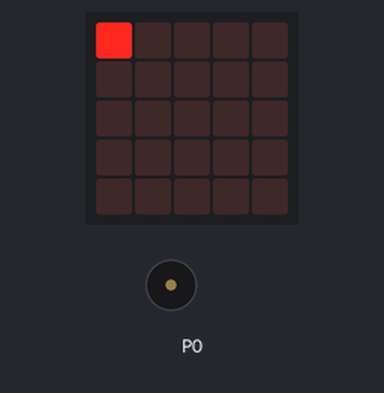
This program was run on a simulated BBC micro:bit (MakeCode). Shown: the board's 5×5 LED display, buzzer (waves = sounding).

Above: at 0.16 s.
At 11.7 s:
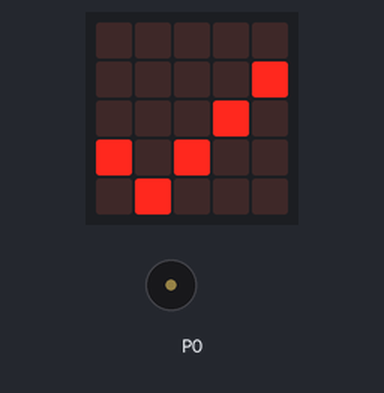
At 25.57 s:
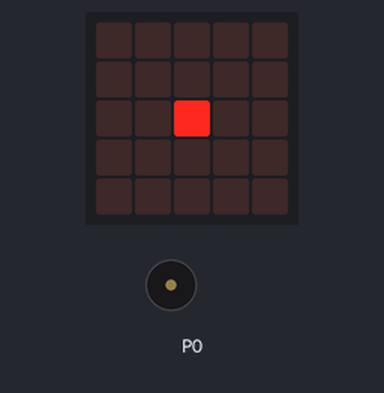
At 39.62 s:
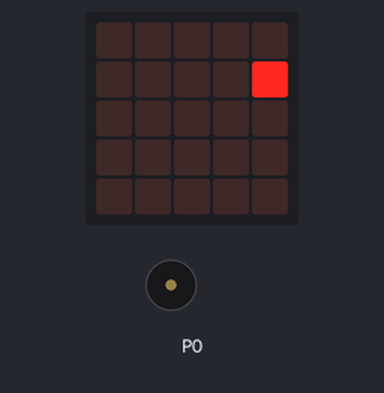
Timing chart, 0 to 40.0 s (numbered marks = the images above):
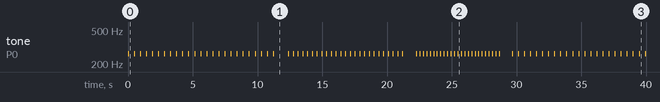

The program:

main.ts
```typescript
let velocidad = 0
basic.forever(function () {
    velocidad = 200
    for (let index = 0; index < 3; index++) {
        for (let columna = 0; columna <= 4; columna++) {
            for (let fila = 0; fila <= 4; fila++) {
                music.playTone(262, music.beat(BeatFraction.Eighth))
                led.plot(columna, fila)
                basic.pause(velocidad)
                led.unplot(columna, fila)
                basic.pause(velocidad)
            }
        }
        basic.showIcon(IconNames.Yes)
        basic.pause(100)
        basic.clearScreen()
        velocidad += -50
    }
})
```

test.ts
```typescript
// aquí va el archivo "tests"; esto no se compilará cuando este paquete se utilice como una extensión.
```

Measured:
- by itself, tone on P0: plays 262 Hz for 0.06 s, 262 Hz for 0.06 s, 262 Hz for 0.06 s, 262 Hz for 0.06 s, 262 Hz for 0.06 s, 262 Hz for 0.06 s … (98 notes in this stretch)
- what the display in image 1 shows lasts 0.7 s, from 11.7 s to 12.4 s
